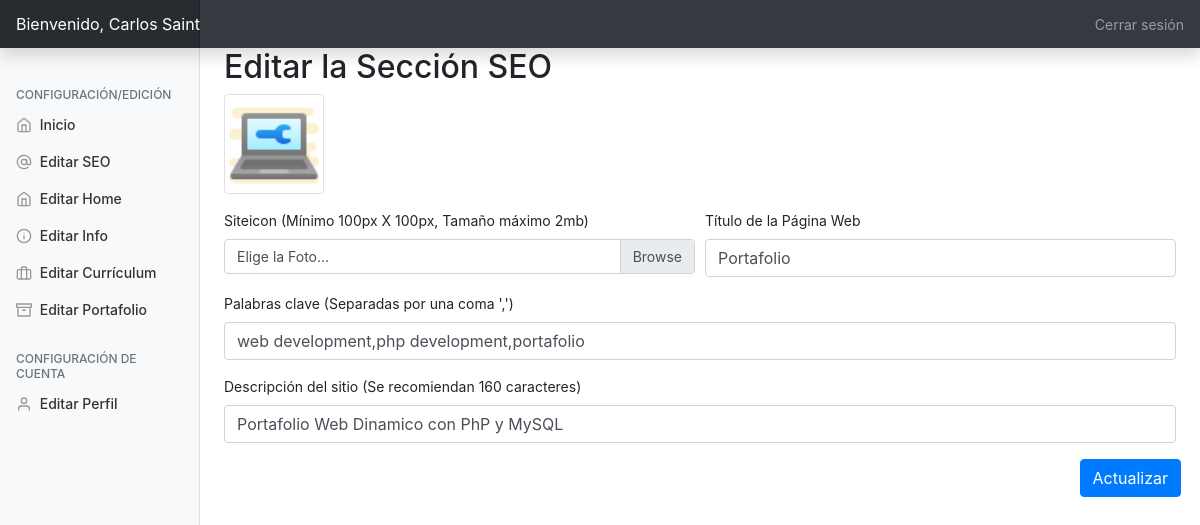
The page /admin/?editseo=true (signed in) on the database its author committed.
### tables this page shows
CREATE TABLE `personal_setup` (
  `id` int(11) NOT NULL,
  `profilepic` varchar(250) NOT NULL,
  `name` varchar(250) NOT NULL,
  `linkedin` varchar(200) NOT NULL,
  `github` varchar(200) NOT NULL,
  `professions` varchar(200) NOT NULL,
  `mobile` varchar(200) NOT NULL,
  `emailid` varchar(200) NOT NULL
);

CREATE TABLE `basic_setup` (
  `id` int(11) NOT NULL,
  `title` varchar(250) NOT NULL,
  `description` text NOT NULL,
  `keyword` text NOT NULL,
  `icon` varchar(250) NOT NULL
);

### admin/php/seo.php (the view, shortened to what this page needs)
<h2>Editar la Sección SEO</h2>
         <form method="post" action="php/useo.php" enctype="multipart/form-data">
  <div class="form-row">
  <div class="form-group col-md-12">
<img src="../assets/img/<?=$data['icon']?>" class="img-thumbnail ooo">
  </div>
  <div class="form-group col-md-6">
  <label>Siteicon (Mínimo 100px X 100px, Tamaño máximo 2mb)</label>
  <div class="custom-file">
    <label class="custom-file-label" for="projectpic">Elige la Foto...</label>
  </div></div>
   <div class="form-group col-md-6 mt-auto">
      <label for="name">Título de la Página Web</label>
      <input type="name" name="title" value="<?=$data['title']?>" class="form-control" id="name" placeholder="Nombre Apellido">
    </div>
    <div class="form-group col-md-12">
      <label for="email">Palabras clave (Separadas por una coma ',')</label>
      <input type="text" name="keywords" value="<?=$data['keyword']?>" class="form-control" id="email" placeholder="Web Developer,PhP Developer,Portafolio">
    </div>
    <div class="form-group col-md-12">
      <label for="email">Descripción del sitio (Se recomiendan 160 caracteres)</label>
      <input type="text" value="<?=$data['description']?>" name="description" class="form-control" id="email" placeholder="Esto es un Portafolio Web">
    </div>
    <div class="form-group ml-auto">
        <input type="submit" name="seo" class="btn btn-primary" value="Actualizar">
    </div>
</form>

### admin/css/dashboard.css (style rules this page uses)
body { font-size: .875rem; }

### admin/index.php (style rules this page uses)
.ooo { height: 100px; }

### rows shown on the page
personal_setup: basic_setup.icon (picture), title "Portafolio", keywords "web development,php development,portafolio", description "Portafolio Web Dinamico con PhP y MySQL"

### other values the page prints
$_SESSION['username'] "Carlos Saint"
